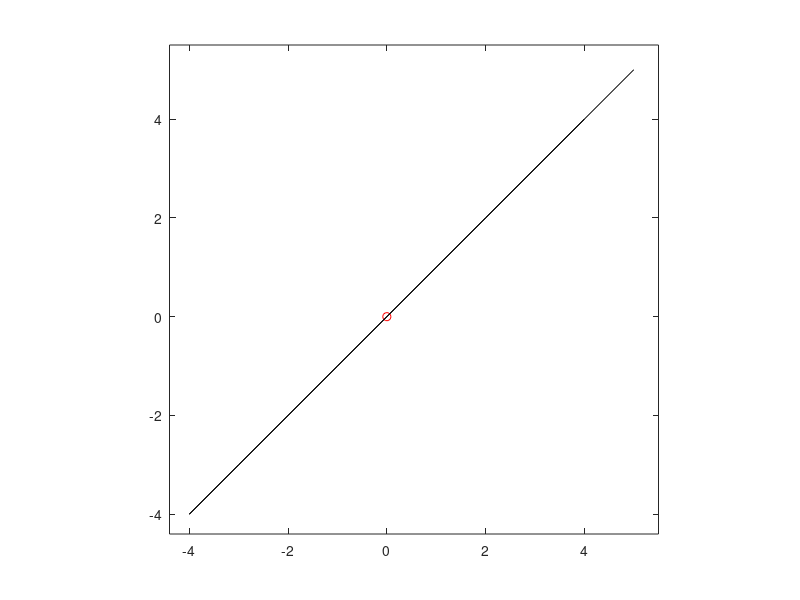

This figure's MATLAB source:
%***************M-S-R[O]***************
points=[];%Creation of the "points" variable
%Assuming centre is not P(0,0)
#printf("Centre's X: ");%Ask for the centre X value
#variableXtemp=input(' ');%Read and store the input given by the user
#printf("Centre's Y: ");%Ask for the centre Y value
#variableYtemp=input(' ');%Read and store the input given by the user
#centre=[variableXtemp variableYtemp];%Assign the centre variable the coordinates determined by the user
%Otherwise
centre=[0 0];%Created variable centre with given coordinates (0,0)
printf("Initial Vector's Starting X: ");%Ask for the starting X value of the initial vector
variableXtemp=input(' ');%Read and store the input given by the user
printf("Initial Vector's Starting Y: ");%Ask for the starting Y value of the initial vector
variableYtemp=input(' ');%Read and store the input given by the user
FirstPoint=[variableXtemp variableYtemp];%Create "FirstPoint" variable to store the coordinates of the specified point
printf("Initial Vector's Final X: ");%Ask for the final X value of the initial vector
variableXtemp=input(' ');%Read and store the input given by the user
printf("Initial Vector's Final Y: ");%Ask for the final Y value of the initial vector
variableYtemp=input(' ');%Read and store the input given by the user
SecondPoint=[variableXtemp variableYtemp];%Create "SecondPoint" variable to store the coordinates of the specified point 
%All necessary data has been introduced to the system at this point
%Representation of the centre and the initial vector
axis on;%Show axis in the plot screen
plot([centre(1,1)],[centre(1,2)], 'ro')%Represent the centre with an O and coloured red
hold on;%Maintain the former plots in the screen
plot ([FirstPoint(1,1) SecondPoint(1,1)],[FirstPoint(1,2) SecondPoint(1,2)],'r')%represent the initial vector coloured red
axis equal;%Make both axis have the same scale
axis([-25 25 -25 25]);%Make both axis represent from a determined value to another
InitialPoint=FirstPoint;%Assign the initial vector's tail coordinates to the new variable "InitialPoint"
FinalPoint=SecondPoint;%Assign the final vector's head coordinates to the new variable "FinalPoint"
accelerations=[];%Create the "accelerations" variable
angles=[];%Create the "angles" variable 
longitudes=[];%Create the "longitudes" variable
MaxXPoint=0;
MinXPoint=0;
MaxYPoint=0;
MinYPoint=0;
k=1000;%Create "k" variable (number of steps are going to be computed)
points=[points;InitialPoint];
accelerations=[accelerations;0 0];
angles=[angles;0];
longitudes=[longitudes;0 0];
for i=1:k %Creation of a for loop to repeat the process of finding new vectors and representing
  Xpoint=FinalPoint(1,1);%Assign the "FinalPoint" X value to "Xpoint" variable
  if Xpoint<0%Creation of an if statement to check if "Xpoint" is smaller than 0
    Xpoint=Xpoint*-1;%If "Xpoint" is smaller than 0 it is multiplied by -1
  endif%Close the if statement
  Ypoint=FinalPoint(1,2);%Assign the "FinalPoint" Y value to "Ypoint" variable
  if Ypoint<0%Creation of an if statement to check if "Ypoint" is smaller than 0
    Ypoint=Ypoint*-1;%If "Ypoint" is smaller than 0 it is multiplied by -1
  endif%Close the if statement
  Theta=asin(Ypoint/sqrt(power(Xpoint,2)+power(Ypoint,2)));%Creation of "Theta" variable and assign the value of the slope angle of the line through the center and the current vector's head
  a=[0 0];%Creation the "a" (acceleration) vector and assign the value of (0,0)
  if (Theta<=deg2rad(67.5))&&(Theta>=deg2rad(22.5))%Creation of an if statement to check if "Theta" is smaller or equal to 67.5deg and smaller or equal to 22.5deg
    a=[1 1];%In case "Theta" is bigger or equal to 22.5deg and smaller or equal to 67.5deg, "a" is assigned the value of (1,1)
  endif%Close the if statement
  if Theta<deg2rad(22.5)%Creation of an if statement to check if "Theta" is smaller than 22.5deg
    a=[1 0];%In case "Theta" is smaller than 22.5deg, "a" is assigned the value of (1,0)
  endif%Close the if statement
  if Theta>deg2rad(67.5)%Creation of an if statement to check if "Theta" is bigger than 67.5deg
    a=[0 1];%In case "Theta" is bigger than 67.5deg, "a" is assigned the value of (0,1)
  endif%Close the if statement
  if FinalPoint(1,2)>0%Creation of an if statement to check if the Y value of "FinalPoint" is bigger than 0
    a(1,2)=a(1,2)*-1;%In case the Y value of "FinalPoint" is bigger than 0, Y component of the acceleration is multiplied by -1  
  endif%Close the if statement
  if FinalPoint(1,1)>0%Creation of an if statement to check if the X value of "FinalPoint" is bigger than 0
    a(1,1)=a(1,1)*-1;%In case the X value of "FinalPoint" is bigger than 0, X component of the acceleration is multiplied by -1
  endif%Close the if statement
  longitudes=[longitudes;FinalPoint(1,1)-InitialPoint(1,1) FinalPoint(1,2)-InitialPoint(1,2)];%Add the X and Y longitudes vectorized to the "longitudes" variable
  points=[points;FinalPoint];%Add "FinalPoint" to the "points" variable
  accelerations=[accelerations;a];%Add "a" to the "accelerations" variable
  angles=[angles;Theta];%Add "Theta" to the "angles" variable 
  if FinalPoint(1,1)>MaxXPoint
    MaxXPoint=FinalPoint(1,1);
  endif
  if FinalPoint(1,1)<MinXPoint
    MinXPoint=FinalPoint(1,1);
  endif
  if FinalPoint(1,2)>MaxYPoint
    MaxYPoint=FinalPoint(1,2);
  endif
  if FinalPoint(1,2)<MinYPoint
    MinYPoint=FinalPoint(1,2);
  endif  
  NewPoint=[2*FinalPoint(1,1)-InitialPoint(1,1)+a(1,1) 2*FinalPoint(1,2)-InitialPoint(1,2)+a(1,2)];%Create "NewPoint" variable and assign the value of the coordinates of the new point generated by cloning the vector and submitting it to the acceleration
  InitialPoint=FinalPoint;%Update "InitialPoint" by assigning the value of "FinalPoint"
  FinalPoint=NewPoint;%Update "FinalPoint" by assigning the value of "NewPoint"
endfor%End the for loop
axis([1.1*MinXPoint 1.1*MaxXPoint 1.1*MinYPoint 1.1*MaxYPoint]);
%check paint for solution 
defined=false;
startingPosition=1;
for i=2:k
  if longitudes(i,1)==0
    if longitudes(i,2)==0
      if !defined
        startingPosition=i;
        defined=true;
      endif  
    endif
  endif
endfor
StartingPoint=[points(startingPosition,1) points(startingPosition,2)];
FollowingPoint=[points(startingPosition+1,1) points(startingPosition+1,2)];
defined2=false;
finalPosition=1;
for i=startingPosition+1:k
  if points(i,1)==StartingPoint(1,1)
    if points(i,2)==StartingPoint(1,2)
      if points(i+1,1)==FollowingPoint(1,1)
        if points(i+1,2)==FollowingPoint(1,2)
          if !defined2
            finalPosition=i;
            defined2=true;
          endif
        endif
      endif
    endif
  endif
endfor
FinalPoint=points(finalPosition);
pointsDef=points(startingPosition:finalPosition,1:end);
longitudesDef=longitudes(startingPosition:finalPosition,1:end);
anglesDef=angles(startingPosition:finalPosition,1:end);
accelerationsDef=accelerations(startingPosition:finalPosition,1:end);
totalValues=finalPosition-startingPosition;
%***************M-S-Z[H-T-L-A-N]***************
file=fopen("Stuff.txt",'w');%Create "file" variable and open "Stuff.txt"
fprintf(file,"Points Accelerations Angles Longitudes\n");%Print the titles of the variables in the "Stuff.txt" file
for i=1:totalValues%Creation of a for loop to read all the data stored in the variables
  fprintf(file,"(%d,%d)    (%d,%d)    %d    (%d,%d)\n",pointsDef(i,1),pointsDef(i,2),accelerationsDef(i,1),accelerationsDef(i,2),anglesDef(i),longitudesDef(i,1),longitudesDef(i,2));%Print on the file all the different points and variables nice formatted
endfor%End the for loop
fclose(file);%Close the "Stuff.txt" file
%Representation
for i=1:totalValues-1
  hold on;%Maintain the former plots in the screen
  plot([points(i,1) points(i+1,1)],[points(i,2) points(i+1,2)],'k')%Represent the vector between "FinalPoint" and "NewPoint"
endfor